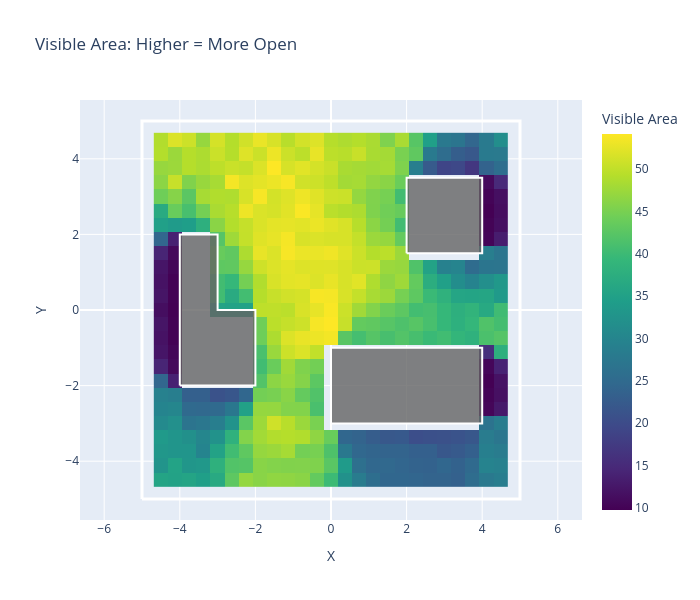

Notebook source saved alongside this figure:
### Code cell
def visualize_heatmap(x_range, y_range, grid, boundary, obstacles, title, colorscale='Viridis'):
    """Create a heatmap visualization with obstacles overlaid."""
    fig = go.Figure()
    
    # Heatmap
    fig.add_trace(go.Heatmap(
        x=x_range,
        y=y_range,
        z=grid,
        colorscale=colorscale,
        colorbar=dict(title=title.split(':')[0]),
        hoverongaps=False
    ))
    
    # Draw room boundary
    bx = [p[0] for p in boundary] + [boundary[0][0]]
    by = [p[1] for p in boundary] + [boundary[0][1]]
    fig.add_trace(go.Scatter(
        x=bx, y=by,
        mode='lines',
        line=dict(color='white', width=3),
        showlegend=False
    ))
    
    # Draw obstacles
    for obs in obstacles:
        ox = [p[0] for p in obs] + [obs[0][0]]
        oy = [p[1] for p in obs] + [obs[0][1]]
        fig.add_trace(go.Scatter(
            x=ox, y=oy,
            mode='lines',
            line=dict(color='white', width=2),
            fill='toself',
            fillcolor='rgba(100,100,100,0.8)',
            showlegend=False
        ))
    
    fig.update_layout(
        title=title,
        xaxis=dict(title='X', scaleanchor='y', scaleratio=1),
        yaxis=dict(title='Y'),
        width=700,
        height=600
    )
    
    return fig

# Visualize area heatmap
fig_area = visualize_heatmap(
    x_range, y_range, area_grid, 
    room_boundary, obstacles,
    'Visible Area: Higher = More Open',
    colorscale='Viridis'
)
fig_area.show()

### Figure 1 — Plotly figure (JSON) as saved in the notebook; plotly's stock layout.template omitted (floating-point values rounded to 4 significant figures; data arrays with more than 128 entries replaced by an {"elided": "..."} marker saying what was removed)
{"data": [{"colorbar": {"title": {"text": "Visible Area"}}, "colorscale": [[0, "#440154"], [0.1111, "#482878"], [0.2222, "#3e4989"], [0.3333, "#31688e"], [0.4444, "#26828e"], [0.5556, "#1f9e89"], [0.6667, "#35b779"], [0.7778, "#6ece58"], [0.8889, "#b5de2b"], [1, "#fde725"]], "hoverongaps": false, "type": "heatmap", "x": [-4.5, -4.125, -3.75, -3.375, -3.0, -2.625, -2.25, -1.875, -1.5, -1.125, -0.75, -0.375, 0.0, 0.375, 0.75, 1.125, 1.5, 1.875, 2.25, 2.625, 3.0, 3.375, 3.75, 4.125, 4.5], "y": [-4.5, -4.125, -3.75, -3.375, -3.0, -2.625, -2.25, -1.875, -1.5, -1.125, -0.75, -0.375, 0.0, 0.375, 0.75, 1.125, 1.5, 1.875, 2.25, 2.625, 3.0, 3.375, 3.75, 4.125, 4.5], "z": {"elided": "25x25 float values"}}, {"line": {"color": "white", "width": 3}, "mode": "lines", "showlegend": false, "type": "scatter", "x": [-5, 5, 5, -5, -5], "y": [-5, -5, 5, 5, -5]}, {"fill": "toself", "fillcolor": "rgba(100,100,100,0.8)", "line": {"color": "white", "width": 2}, "mode": "lines", "showlegend": false, "type": "scatter", "x": [2, 4, 4, 2, 2], "y": [1.5, 1.5, 3.5, 3.5, 1.5]}, {"fill": "toself", "fillcolor": "rgba(100,100,100,0.8)", "line": {"color": "white", "width": 2}, "mode": "lines", "showlegend": false, "type": "scatter", "x": [0, 4, 4, 0, 0], "y": [-3, -3, -1, -1, -3]}, {"fill": "toself", "fillcolor": "rgba(100,100,100,0.8)", "line": {"color": "white", "width": 2}, "mode": "lines", "showlegend": false, "type": "scatter", "x": [-4, -2, -2, -3, -3, -4, -4], "y": [-2, -2, 0, 0, 2, 2, -2]}], "layout": {"height": 600, "title": {"text": "Visible Area: Higher = More Open"}, "width": 700, "xaxis": {"scaleanchor": "y", "scaleratio": 1, "title": {"text": "X"}}, "yaxis": {"title": {"text": "Y"}}}}
